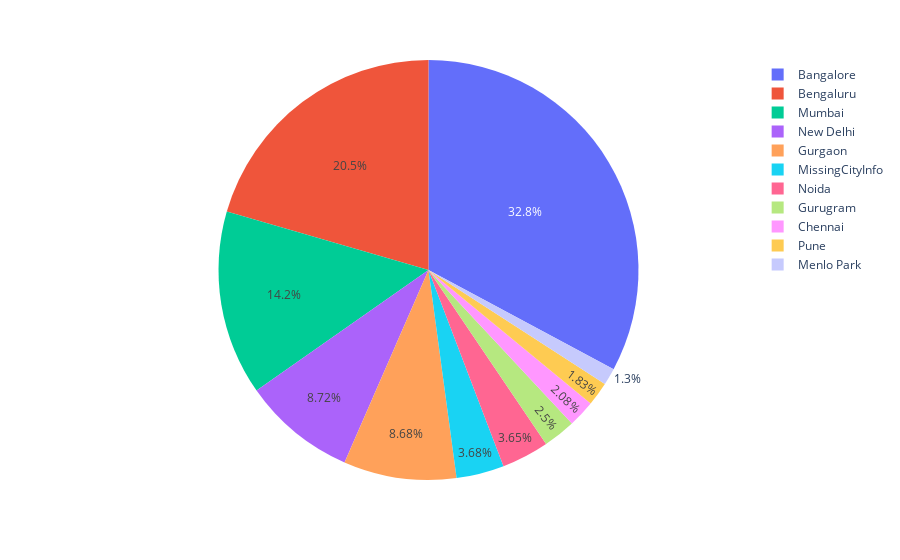

Source (notebook cell):
### Code cell
df["City  Location"]=df["City  Location"].fillna("MissingCityInfo")
funding_by_city=df.groupby(['City  Location'])['Amount in USD'].sum().reset_index(name='TotalFundingAmount').sort_values('TotalFundingAmount',ascending=False).head(11)
funding_by_city
fig =px.pie(funding_by_city,values="TotalFundingAmount",names="City  Location",hover_data="TotalFundingAmount")
fig.show()

### Figure 1 — Plotly figure (JSON) as saved in the notebook; plotly's stock layout.template omitted (floating-point values rounded to 4 significant figures)
{"data": [{"customdata": [[11360000000.0], [7099000000.0], [4921000000.0], [3018000000.0], [3005000000.0], [1272000000.0], [1263000000.0], [865900000.0], [718800000.0], [633100000.0], [450000000.0]], "domain": {"x": [0, 1], "y": [0, 1]}, "hovertemplate": "City  Location=%{label}<br>TotalFundingAmount=%{customdata[0]}<extra></extra>", "labels": ["Bangalore", "Bengaluru", "Mumbai", "New Delhi", "Gurgaon", "MissingCityInfo", "Noida", "Gurugram", "Chennai", "Pune", "Menlo Park"], "legendgroup": "", "name": "", "showlegend": true, "type": "pie", "values": [11360000000.0, 7099000000.0, 4921000000.0, 3018000000.0, 3005000000.0, 1272000000.0, 1263000000.0, 865900000.0, 718800000.0, 633100000.0, 450000000.0]}], "layout": {"legend": {"tracegroupgap": 0}, "margin": {"t": 60}}}
